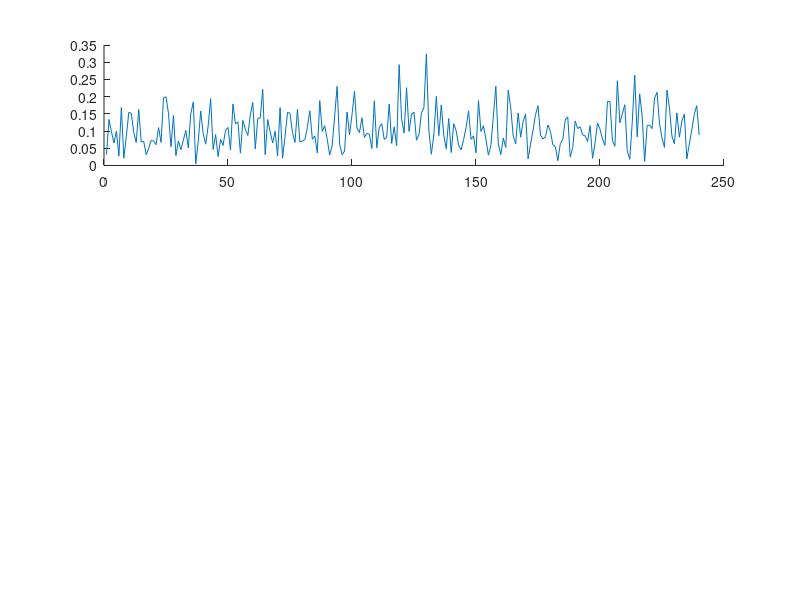

This chart was generated by the following MATLAB code: (Note: this script raises an error after producing the figure.)
% MATLAB code to read ofdm_symbols and noise_ofdm_symbols for both 15dB and 3dB, plot waveforms,
% and use vertical dashed red lines to highlight CP and solid red lines for the last 16 data points

% Load ofdm_symbols data (same file for both 15dB and 3dB)
ofdm_data = load('QAM_ofdm_symbols.txt');

% Extract real and imaginary parts for ofdm_symbols
ofdm_real = ofdm_data(:, 1);
ofdm_imag = ofdm_data(:, 2);

% Calculate amplitude for ofdm_symbols
ofdm_amplitude = sqrt(ofdm_real.^2 + ofdm_imag.^2);

% Load noise_ofdm_symbols data for 15dB
noise_data_15db = load('QAM_noise_ofdm_symbols_15db.txt');

% Extract real and imaginary parts for noise_ofdm_symbols (15dB)
noise_real_15db = noise_data_15db(:, 1);
noise_imag_15db = noise_data_15db(:, 2);

% Calculate amplitude for noise_ofdm_symbols (15dB)
noise_amplitude_15db = sqrt(noise_real_15db.^2 + noise_imag_15db.^2);

% Load noise_ofdm_symbols data for 3dB
noise_data_3db = load('QAM_noise_ofdm_symbols_3db.txt');

% Extract real and imaginary parts for noise_ofdm_symbols (3dB)
noise_real_3db = noise_data_3db(:, 1);
noise_imag_3db = noise_data_3db(:, 2);

% Calculate amplitude for noise_ofdm_symbols (3dB)
noise_amplitude_3db = sqrt(noise_real_3db.^2 + noise_imag_3db.^2);

% Parameters
cp_length = 16;
symbol_length = 64;
cp_symbol_length = cp_length + symbol_length;

% Plot ofdm_symbols and noise_ofdm_symbols with vertical lines (dashed for CP, solid for last 16 points)
figure;

% Subplot 1: OFDM symbols (from shared ofdm_symbols.txt file)
subplot(3, 1, 1);
hold on;
plot(ofdm_amplitude);
for i = 1:floor(length(ofdm_amplitude)/cp_symbol_length)
    start_idx = (i-1) * cp_symbol_length + 1;
    end_idx = i * cp_symbol_length;
    % Add vertical dashed red lines to indicate the start and end of CP
    xline(start_idx, 'r--', 'LineWidth', 2); % Start of CP
    xline(start_idx + cp_length, 'r--', 'LineWidth', 2); % End of CP, start of symbol
    % Add text to indicate "Guard Interval" with reduced font size
    text(start_idx + cp_length/2, max(ofdm_amplitude)*0.9, 'Guard Interval', ...
         'HorizontalAlignment', 'center', 'Color', 'blue', 'FontSize', 8);
    % Add vertical solid red lines to highlight the last 16 points
    xline(end_idx - 16, 'r', 'LineWidth', 2); % Start of last 16 points
    xline(end_idx, 'r', 'LineWidth', 2); % End of symbol
end
xlabel('Sample Index');
ylabel('Amplitude');
title('OFDM Symbols Amplitude ');
grid on;
hold off;

% Subplot 2: 15dB noise-added OFDM symbols
subplot(3, 1, 2);
hold on;
plot(noise_amplitude_15db);
for i = 1:floor(length(noise_amplitude_15db)/cp_symbol_length)
    start_idx = (i-1) * cp_symbol_length + 1;
    end_idx = i * cp_symbol_length;
    % Add vertical dashed red lines to indicate the start and end of CP
    xline(start_idx, 'r--', 'LineWidth', 2); % Start of CP
    xline(start_idx + cp_length, 'r--', 'LineWidth', 2); % End of CP, start of symbol
    % Add text to indicate "Guard Interval" with reduced font size
    text(start_idx + cp_length/2, max(noise_amplitude_15db)*0.9, 'Guard Interval', ...
         'HorizontalAlignment', 'center', 'Color', 'blue', 'FontSize', 8);
    % Add vertical solid red lines to highlight the last 16 points
    xline(end_idx - 16, 'r', 'LineWidth', 2); % Start of last 16 points
    xline(end_idx, 'r', 'LineWidth', 2); % End of symbol
end
xlabel('Sample Index');
ylabel('Amplitude');
title('Noise-added OFDM Symbols (15dB) ');
grid on;
hold off;

% Subplot 3: 3dB noise-added OFDM symbols
subplot(3, 1, 3);
hold on;
plot(noise_amplitude_3db);
for i = 1:floor(length(noise_amplitude_3db)/cp_symbol_length)
    start_idx = (i-1) * cp_symbol_length + 1;
    end_idx = i * cp_symbol_length;
    % Add vertical dashed red lines to indicate the start and end of CP
    xline(start_idx, 'r--', 'LineWidth', 2); % Start of CP
    xline(start_idx + cp_length, 'r--', 'LineWidth', 2); % End of CP, start of symbol
    % Add text to indicate "Guard Interval" with reduced font size
    text(start_idx + cp_length/2, max(noise_amplitude_3db)*0.9, 'Guard Interval', ...
         'HorizontalAlignment', 'center', 'Color', 'blue', 'FontSize', 8);
    % Add vertical solid red lines to highlight the last 16 points
    xline(end_idx - 16, 'r', 'LineWidth', 2); % Start of last 16 points
    xline(end_idx, 'r', 'LineWidth', 2); % End of symbol
end
xlabel('Sample Index');
ylabel('Amplitude');
title('Noise-added OFDM Symbols (3dB) ');
grid on;
hold off;
